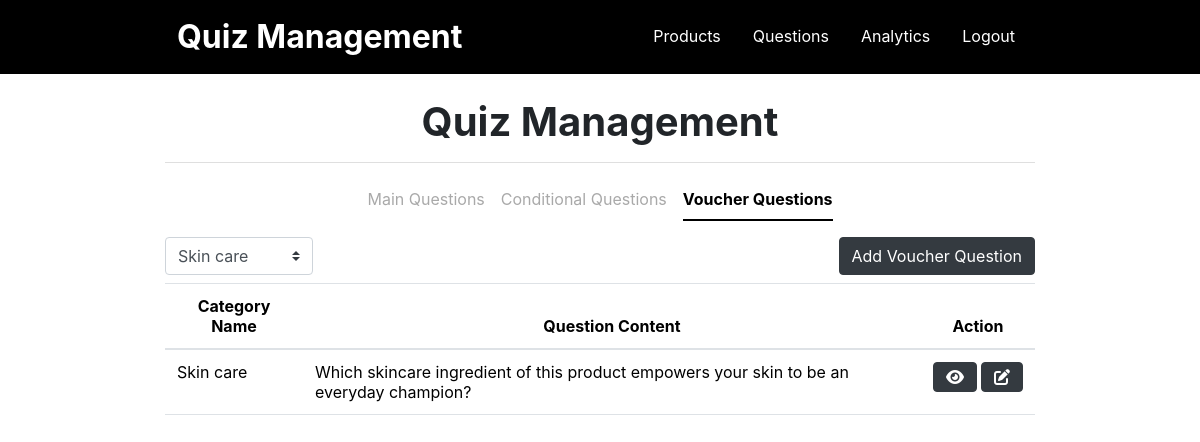
Page /management/voucher-question.php?category=4 (signed in) on the committed database.
### tables this page shows
CREATE TABLE `bonus_question` (
  `bqID` int(11) NOT NULL,
  `bqContent` text NOT NULL,
  `bqNumOptions` tinyint(4) NOT NULL,
  `bqMaxAnswer` tinyint(4) NOT NULL,
  `categoryID` int(11) NOT NULL
);

CREATE TABLE `category` (
  `categoryID` int(11) NOT NULL,
  `categoryName` text NOT NULL,
  `categoryDescription` text NOT NULL,
  `userClick` int(11) NOT NULL
);

### management/voucher-question.php (the view, shortened to what this page needs)
<?php
    include '../header.php';
    include 'navbar.php';
    include '../db.php';
    $recordsPerPage = 10;
    $page = isset($_GET['page']) ? $_GET['page'] : 1;
    $offset = ($page - 1) * $recordsPerPage;
    $categoryFilter = isset($_GET['category']) ? $_GET['category'] : 0;
    $query = "SELECT bq.*, c.categoryName,
                GROUP_CONCAT(a.answerContent) as answerContents,
                GROUP_CONCAT(p.prodName) as prodNames
                FROM bonus_question bq
                LEFT JOIN category c ON bq.categoryID = c.categoryID
                LEFT JOIN question_answer qa ON bq.bqID = qa.bqID
                LEFT JOIN answer a ON a.answerID = qa.answerID
                LEFT JOIN product_answer pa ON pa.answerID = a.answerID
                LEFT JOIN product p ON pa.prodID = p.prodID";
    if ($categoryFilter > 0) {
        $query .= " WHERE c.categoryID = $categoryFilter";
    }
    $query .= " GROUP BY bq.bqID DESC
        LIMIT $offset, $recordsPerPage";
    $result = mysqli_query($conn, $query);
?>
<div class="container w-75">
    <?php include 'question_nav.php';?>
    <form class="form-inline d-inline">
        <select class="custom-select mr-3" name="category" id="category" onchange="this.form.submit()">
            <?php
            $categoriesQuery = "SELECT * FROM category";
            $categoriesResult = mysqli_query($conn, $categoriesQuery);
            while ($categoryRow = mysqli_fetch_assoc($categoriesResult)) {
                $categoryId = $categoryRow['categoryID'];
                $categoryName = $categoryRow['categoryName'];
                echo '<option value="' . $categoryId . '" ' . ($categoryFilter == $categoryId ? 'selected' : '') . '>' . $categoryName . '</option>';
            }
            ?>
        </select>
    </form>
    <button class="btn btn-dark float-end mb-2" data-bs-toggle="modal" data-bs-target="#addVoucherQuestionModal">Add Voucher Question</button>
</div>
<div class="container w-75">
    <div class="table-responsive">
        <table class="table table-hover">
            <thead class="text-center">
                <tr>
                    <th>Category Name</th>
                    <th>Question Content</th>
                    <th>Action</th>
                </tr>
            </thead>
            <tbody>
                <?php
                    while ($row = mysqli_fetch_assoc($result)){
                        $bqID           = $row['bqID'];
                        $bqContent      = $row['bqContent'];
                        $categoryName   = $row['categoryName'];
                ?>
                <tr>
                    <td><?php echo $categoryName;?></td>
                    <td><?php echo $bqContent;?></td>
                    <td>
                        <div class="d-flex justify-content-center align-items-center">
                            <div class="text-center me-1">
                                <button type="button" class="btn btn-dark" data-bs-toggle="modal" data-bs-target="#viewQuestionModal<?php echo $bqID; ?>">
                                    <div class="d-flex align-items-center">
                                        <i class="fa-solid fa-eye"></i>
                                    </div>
                                </button>
                            </div>
                            <div class="text-center">
                                <button type="button" class="btn btn-dark" data-bs-toggle="modal" data-bs-target="#editQuestionModal<?php echo $bqID; ?>">
                                    <div class="d-flex align-items-center">
                                        <i class="fa-solid fa-pen-to-square"></i>
                                    </div>
                                </button>
                            </div>
                        </div>
                    <?php
                        }
                    ?>
                    </td>
                </tr>
            </tbody>
        </table>
    </div>
</div>

### rows in the picture
bonus_question: categoryID.categoryName "Skin care", bqContent "Which skincare ingredient of this product empowers your skin to be an everyday champion?"

### other values in the picture
form field category "Skin care"
